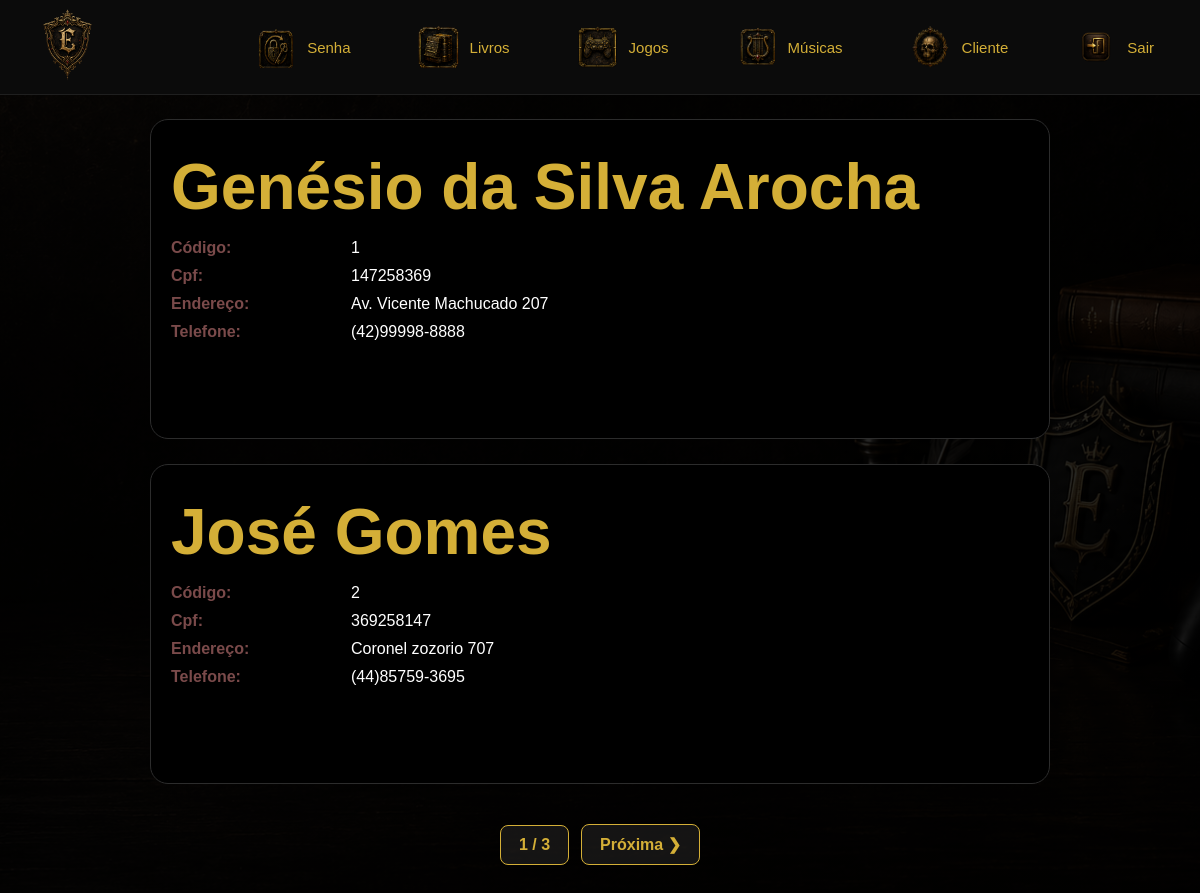
Screenshot of /listarcliente.php (signed in) with the database file from the repository.
### tables this page shows
CREATE TABLE Cliente (
cod_cli int PRIMARY KEY AUTO_INCREMENT,
nome varchar(60) NOT NULL,
cpf char(14) NOT NULL UNIQUE,
endereco varchar(70) NOT NULL,
telefone varchar(20) NOT NULL,
login varchar(40) NOT NULL UNIQUE,
senha varchar(70) NOT NULL

);

### persistence/Banco.php (called while the page is built, shortened)
<?php
class Banco
{
    private $con;
    public function __construct()
    {
        $this->url = "localhost";
        $this->usuario = "root";
        $this->senha = "";
        $this->database = "eldensouls";
        $this->con = new mysqli(
            $this->url,
            $this->usuario,
            $this->senha,
            $this->database
        );
        $this->con->set_charset("utf8mb4");
        $this->connected = true;
    }
     public function conectar()
    {
        return $this->con;
    }
    public function consultar($sql)
    {
        $consulta = $this->con->query($sql);
        return $consulta;
    }
    public function desconectar()
    {
        if ($this->con instanceof mysqli) {
            $this->con = null;
        }
    }
}
?>

### persistence/ClientePA.php (called while the page is built, shortened)
<?php
require_once 'Banco.php';
class ClientePA{
    private $con;
    public function __construct()
    {
        $this->con=new Banco();
    }
    public function listar($limite,$offset)
    {
        $sql="SELECT * FROM cliente ORDER BY cod_cli LIMIT $limite OFFSET $offset";
        $consulta=$this->con->consultar($sql);
        $this->con->desconectar();
        return ($consulta->num_rows > 0) ? $consulta : false;
    }
    public function contar()
    {
        $sql="SELECT COUNT(cod_cli) AS total FROM cliente";
        $consulta=$this->con->consultar($sql);
        $linha=$consulta->fetch_assoc();
        return $linha['total'];
    }
}
?>

### model/Cliente.php (called while the page is built, shortened)
<?php
class Cliente{
private $cod_cli;
private $cpf;
private $nome;
private $endereco;
private $telefone;
public function setCodCli($cod_cli)
{
	$this->cod_cli=$cod_cli;
}
public function getCodCli()
{
	return $this->cod_cli;
}
public function setCpf($cpf)
{
	$this->cpf=$cpf;
}
public function getCpf()
{
	return $this->cpf;
}
public function setNome($nome)
{
	$this->nome=$nome;
}
public function getNome()
{
	return $this->nome;
}
public function setEndereco($endereco)
{
	$this->endereco=$endereco;
}
public function getEndereco()
{
	return $this->endereco;
}
public function setTelefone($telefone)
{
	$this->telefone=$telefone;
}
public function getTelefone()
{
	return $this->telefone;
}
}
?>

### listarcliente.php (the view, shortened to what this page needs)
<?php require_once 'cabecalho.php';
require_once 'menu.php';
require_once 'persistence/ClientePA.php';
if (isset($_COOKIE['administrador'])||isset($_COOKIE['cliente'])){
$clientepa = new ClientePA();
$total = $clientepa->contar();
if($total <= 0){
	echo "<h2>Não há Clientes cadastrados! Cadastre-os primeiro!</h2>";
}else{
	if(isset($_GET['pagina'])){
		$pagina = $_GET['pagina'];
	}else{
		$pagina = 1;
	}
	$limite = 2;
	$offset = ($pagina - 1) * $limite;
	$consulta = $clientepa->listar($limite,$offset);
	require_once 'model/Cliente.php';
	$cliente = new Cliente();
	echo "<section class='listaProdutos'>";
	while($linha = $consulta->fetch_assoc()){
        $cliente->setCodCli($linha['cod_cli']);
		$cliente->setNome($linha['nome']);
		$cliente->setCpf($linha['cpf']);
		$cliente->setEndereco($linha['endereco']);
		$cliente->setTelefone($linha['telefone']);
		echo "
		<div class='cardProduto'>
			<div class='infoProduto'>
				<h1>".$cliente->getNome()."</h1>
				<div class='linhaInfo'>
					<span class='tituloInfo'>C&oacute;digo:</span>
					<span>".$cliente->getCodCli()."</span>
				</div>
				<div class='linhaInfo'>
					<span class='tituloInfo'>Cpf:</span>
					<span>".$cliente->getCpf()."</span>
				</div>
				<div class='linhaInfo'>
					<span class='tituloInfo'>Endereço:</span>
					<span>".$cliente->getEndereco()."</span>
				</div>
				<div class='linhaInfo'>
					<span class='tituloInfo'>Telefone:</span>
					<span>".$cliente->gettelefone()."</span>
				</div>
				</div>
			</div>
		</div>
		";
	}
	echo "</section>";
	echo "<section class='paginacao'>";
$total_pag = ceil($total / $limite);
echo "<span class='paginaAtual'>$pagina / $total_pag</span>";
if($pagina < $total_pag){
    $proxima = $pagina + 1;
    echo "<a class='btnPagina' href='listarcliente.php?pagina=$proxima'>Próxima ❯</a>";
}
echo "</section>";
}
?>
<?php
}else{
	header('location: index.php');
}
?>
</body>
</html>

### cabecalho.php (shortened to what this page needs)
<!DOCTYPE html>
<html>
<head>
	<link rel="stylesheet" href="css/estilo.css">
</head>
<body>

### menu.php (shortened to what this page needs)
<section class="topo">
    <div id="logo">
        <a href="index.php">
            <img src="img/icone_001.png">
        </a>
    </div>
    <div id="menu">
        <ul class="nav">
        <?php
        if(isset($_COOKIE['administrador'])){ ?>
            <li>
                <a href="alterarsenha.php">
                    <img src="img/alterar.png">
                    <span>Senha</span>
                </a>
            </li>
            <li>
                <a href="#">
                    <img src="img/livro.png">
                    <span>Livros</span>
                </a>
            </li>
            <li>
                <a href="#">
                    <img src="img/jogo.png">
                    <span>Jogos</span>
                </a>
            </li>
            <li>
                <a href="#">
                    <img src="img/musica.png">
                    <span>Músicas</span>
                </a>
            </li>
            <li>
                <a href="#">
                    <img src="img/cliente.png">
                    <span>Cliente</span>
                </a>
            </li>
            <li>
                <a href="logoff.php">
                    <img src="img/sair.png">
                    <span>Sair</span>
                </a>
            </li>
        <?php
        }else if(isset($_COOKIE['cliente'])){ ?>
             <li>
                <a href="#">
                    <img src="img/alterar.png">
                    <span>Alterar</span>
                </a>
                <ol>
                    <li><a href="alterarsenhacliente.php">Senha</a></li>
                    <li><a href="alterardados.php">Dados</a></li>
                </ol>
            </li>
            <li>
                <a href="buscarliv.php">
                    <img src="img/livro.png">
                    <span>Livros</span>
                </a>
            </li>
            <li>
                <a href="buscarjogo.php">
                    <img src="img/jogo.png">
                    <span>Jogos</span>
                </a>
            </li>
            <li>
                <a href="buscarmusica.php">
                    <img src="img/musica.png">
                    <span>Músicas</span>
                </a>
            </li>
             <li>
                <a href="#">
                    <img src="img/carrinho.png">
                    <span>Meu pedido</span>
                </a>
                <ol>
                    <li><a href="pedido.php">Carrinho</a></li>
                    <li><a href="historico.php">Histórico</a></li>
                </ol>
            </li>
            <li>
                <a href="logoff.php">
                    <img src="img/sair.png">
                    <span>Sair</span>
                </a>
            </li>
        <?php } ?>
        </ul>
    </div>
</section>

### css/estilo.css (style rules this page uses)
:root { --cor_fundo:url(../img/fundo.png); --cor_menu:#070707; --cor_botao:#7b1e1e; --cor_letra:#D4AF37; --cor_texto:#E7D8CC; --tamanho_letra:1vw; --arrendondamento:18px; --borda:1px solid #2c2c2c; --letra:"Poppins", sans-serif; --sombra:0 0 15px #000; }
* { margin:0; padding:0; box-sizing:border-box; }
body { background:linear-gradient(rgba(0,0,0,.82), rgba(0,0,0,.88)), var(--cor_fundo); background-size:cover; background-attachment:fixed; font-family:var(--letra); overflow-x:hidden; color:white; }
section.topo { width:100%; height:95px; background:#0b0b0b; display:flex; align-items:center; justify-content:space-between; padding:0 30px; border-bottom:1px solid #1f1f1f; position:sticky; top:0; z-index:999; }
#logo { width:auto; height:100%; display:flex; align-items:center; }
#logo img { height:75px; transition:0.3s; }
#menu { width:auto; height:100%; display:flex; align-items:center; justify-content:center; }
ul.nav { display:flex; align-items:center; gap:35px; list-style:none; }
ul.nav li { position:relative; }
ul.nav li a { display:flex; align-items:center; gap:10px; text-decoration:none; color:var(--cor_texto); padding:12px 16px; border-radius:14px; transition:0.3s; }
ul.nav li img { width:42px; height:42px; }
ul.nav li span { font-size:15px; color:var(--cor_letra); font-weight:500; }
h1 { font-size:4rem; color:var(--cor_letra); margin-bottom:15px; text-align: center; }
.listaProdutos { width:90vw; margin:auto; display:flex; flex-direction:column; align-items:center; gap:25px; margin-top:3vh; }
.cardProduto { width:75vw; min-height:320px; align-items:flex-start; background:#000; border:var(--borda); border-radius:var(--arrendondamento); display:flex; padding:20px; gap:25px; }
.infoProduto { color:white; display:flex; flex-direction:column; justify-content:flex-start; padding-top:10px; }
.linhaInfo { display:flex; align-items:center; margin-bottom:10px; font-size:1rem; }
.tituloInfo { width:180px; color:#7A4A4A; font-weight:bold; }
.paginacao { display: flex; justify-content: center; align-items: center; gap: 12px; margin: 40px auto; width: 100%; }
.btnPagina { background: rgba(255,255,255,0.08); color: #d4af37; text-decoration: none; padding: 10px 18px; border-radius: 8px; font-weight: bold; border: 1px solid #d4af37; transition: all 0.3s ease; }
.paginaAtual { background: rgba(255,255,255,0.08); color: #d4af37; padding: 10px 18px; border-radius: 8px; border: 1px solid #d4af37; font-weight: bold; text-decoration: none; transition: all 0.3s ease; }

### rows the page displays
cliente: nome "Genésio da Silva Arocha", cod_cli "1", cpf "147258369", endereco "Av. Vicente Machucado 207", telefone "(42)99998-8888"
cliente: nome "José Gomes", cod_cli "2", cpf "369258147", endereco "Coronel zozorio 707", telefone "(44)85759-3695"

### other values shown
$pagina "1"
$total_pag "3"
